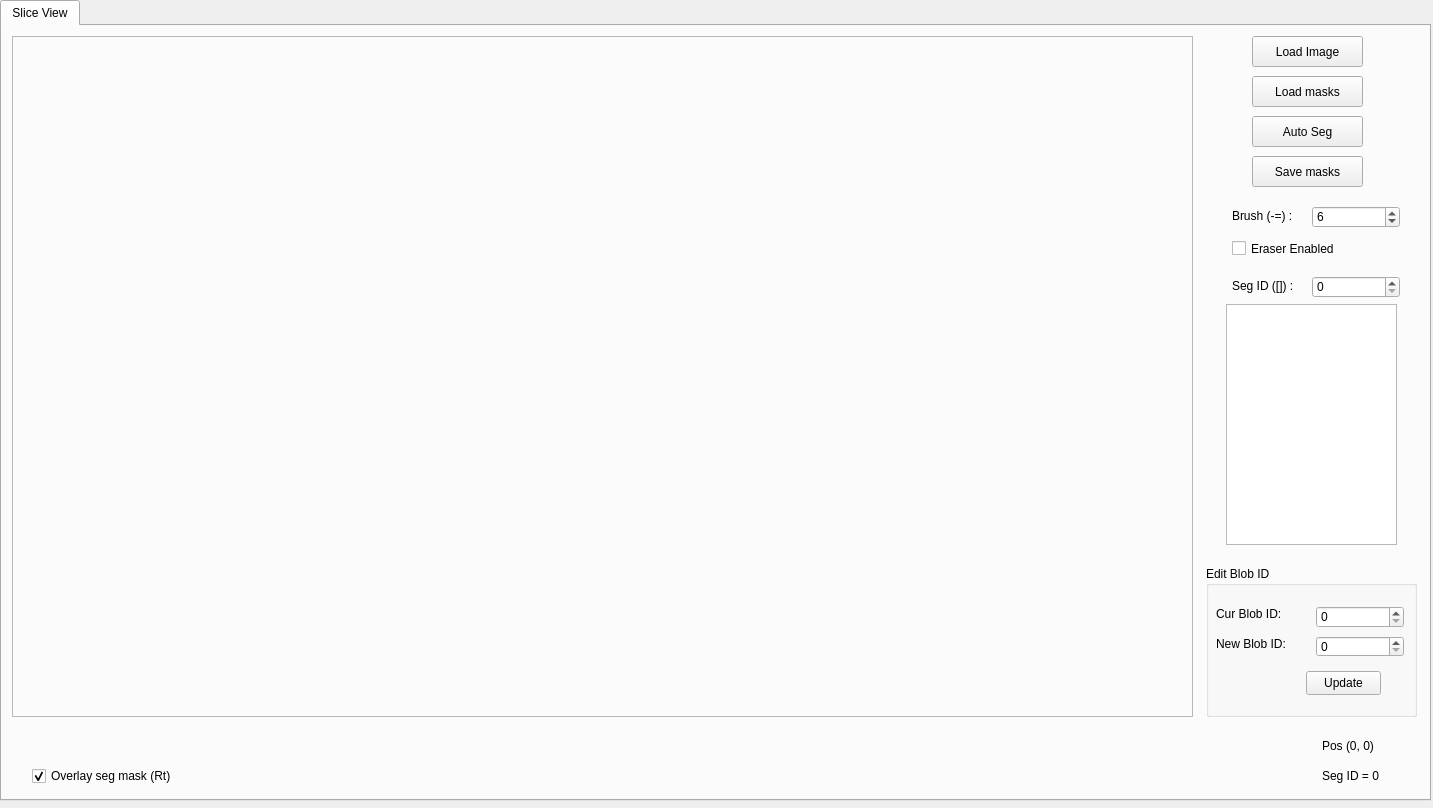
<?xml version="1.0" encoding="UTF-8"?>
<ui version="4.0">
 <class>Form</class>
 <widget class="QWidget" name="Form">
  <property name="geometry">
   <rect>
    <x>0</x>
    <y>0</y>
    <width>1433</width>
    <height>808</height>
   </rect>
  </property>
  <property name="windowTitle">
   <string>AI Segmentation Review</string>
  </property>
  <widget class="QTabWidget" name="tabWidget">
   <property name="geometry">
    <rect>
     <x>0</x>
     <y>0</y>
     <width>1431</width>
     <height>801</height>
    </rect>
   </property>
   <property name="currentIndex">
    <number>0</number>
   </property>
   <widget class="QWidget" name="tab">
    <attribute name="title">
     <string>Slice View</string>
    </attribute>
    <widget class="QFrame" name="frame">
     <property name="geometry">
      <rect>
       <x>10</x>
       <y>10</y>
       <width>1181</width>
       <height>681</height>
      </rect>
     </property>
     <property name="frameShape">
      <enum>QFrame::Shape::StyledPanel</enum>
     </property>
     <property name="frameShadow">
      <enum>QFrame::Shadow::Raised</enum>
     </property>
     <widget class="QWidget" name="verticalLayoutWidget">
      <property name="geometry">
       <rect>
        <x>10</x>
        <y>10</y>
        <width>1161</width>
        <height>651</height>
       </rect>
      </property>
      <layout class="QVBoxLayout" name="verticalLayout"/>
     </widget>
    </widget>
    <widget class="QPushButton" name="pushButton_loadImage">
     <property name="geometry">
      <rect>
       <x>1250</x>
       <y>10</y>
       <width>111</width>
       <height>31</height>
      </rect>
     </property>
     <property name="text">
      <string>Load Image</string>
     </property>
    </widget>
    <widget class="QSpinBox" name="spinBox_brushSize">
     <property name="geometry">
      <rect>
       <x>1310</x>
       <y>180</y>
       <width>88</width>
       <height>22</height>
      </rect>
     </property>
     <property name="minimum">
      <number>1</number>
     </property>
     <property name="maximum">
      <number>30</number>
     </property>
     <property name="value">
      <number>6</number>
     </property>
    </widget>
    <widget class="QLabel" name="label">
     <property name="geometry">
      <rect>
       <x>1230</x>
       <y>180</y>
       <width>71</width>
       <height>20</height>
      </rect>
     </property>
     <property name="text">
      <string>Brush (-=) :</string>
     </property>
    </widget>
    <widget class="QSpinBox" name="spinBox_segId">
     <property name="geometry">
      <rect>
       <x>1310</x>
       <y>250</y>
       <width>88</width>
       <height>22</height>
      </rect>
     </property>
     <property name="maximum">
      <number>255</number>
     </property>
     <property name="singleStep">
      <number>1</number>
     </property>
     <property name="value">
      <number>0</number>
     </property>
    </widget>
    <widget class="QLabel" name="label_2">
     <property name="geometry">
      <rect>
       <x>1230</x>
       <y>250</y>
       <width>81</width>
       <height>20</height>
      </rect>
     </property>
     <property name="text">
      <string>Seg ID ([]) :</string>
     </property>
    </widget>
    <widget class="QPushButton" name="pushButton_loadMasks">
     <property name="enabled">
      <bool>true</bool>
     </property>
     <property name="geometry">
      <rect>
       <x>1250</x>
       <y>50</y>
       <width>111</width>
       <height>31</height>
      </rect>
     </property>
     <property name="text">
      <string>Load masks</string>
     </property>
    </widget>
    <widget class="QPushButton" name="pushButton_saveMasks">
     <property name="geometry">
      <rect>
       <x>1250</x>
       <y>130</y>
       <width>111</width>
       <height>31</height>
      </rect>
     </property>
     <property name="text">
      <string>Save masks</string>
     </property>
    </widget>
    <widget class="QCheckBox" name="checkBox_overlaySegMask">
     <property name="geometry">
      <rect>
       <x>30</x>
       <y>740</y>
       <width>181</width>
       <height>20</height>
      </rect>
     </property>
     <property name="text">
      <string>Overlay seg mask (Rt)</string>
     </property>
     <property name="checked">
      <bool>true</bool>
     </property>
    </widget>
    <widget class="QListWidget" name="listWidget_segIdPaletteList">
     <property name="geometry">
      <rect>
       <x>1224</x>
       <y>278</y>
       <width>171</width>
       <height>241</height>
      </rect>
     </property>
    </widget>
    <widget class="QLabel" name="label_curPos">
     <property name="geometry">
      <rect>
       <x>1320</x>
       <y>710</y>
       <width>81</width>
       <height>20</height>
      </rect>
     </property>
     <property name="text">
      <string>Pos (0, 0)</string>
     </property>
    </widget>
    <widget class="QLabel" name="label_curSegID">
     <property name="geometry">
      <rect>
       <x>1320</x>
       <y>740</y>
       <width>81</width>
       <height>20</height>
      </rect>
     </property>
     <property name="text">
      <string>Seg ID = 0</string>
     </property>
    </widget>
    <widget class="QGroupBox" name="groupBox_2">
     <property name="geometry">
      <rect>
       <x>1204</x>
       <y>540</y>
       <width>211</width>
       <height>151</height>
      </rect>
     </property>
     <property name="title">
      <string>Edit Blob ID </string>
     </property>
     <widget class="QLabel" name="label_5">
      <property name="geometry">
       <rect>
        <x>10</x>
        <y>70</y>
        <width>91</width>
        <height>16</height>
       </rect>
      </property>
      <property name="text">
       <string>New Blob ID:</string>
      </property>
     </widget>
     <widget class="QSpinBox" name="spinBox_curBlobID">
      <property name="geometry">
       <rect>
        <x>110</x>
        <y>40</y>
        <width>88</width>
        <height>22</height>
       </rect>
      </property>
      <property name="maximum">
       <number>255</number>
      </property>
     </widget>
     <widget class="QPushButton" name="pushButton_updateBlobID">
      <property name="geometry">
       <rect>
        <x>100</x>
        <y>105</y>
        <width>75</width>
        <height>24</height>
       </rect>
      </property>
      <property name="text">
       <string>Update</string>
      </property>
     </widget>
     <widget class="QSpinBox" name="spinBox_newBlobID">
      <property name="geometry">
       <rect>
        <x>110</x>
        <y>70</y>
        <width>88</width>
        <height>21</height>
       </rect>
      </property>
      <property name="maximum">
       <number>255</number>
      </property>
     </widget>
     <widget class="QLabel" name="label_4">
      <property name="geometry">
       <rect>
        <x>10</x>
        <y>40</y>
        <width>91</width>
        <height>16</height>
       </rect>
      </property>
      <property name="text">
       <string>Cur Blob ID:</string>
      </property>
     </widget>
    </widget>
    <widget class="QPushButton" name="pushButton_autoSeg">
     <property name="geometry">
      <rect>
       <x>1250</x>
       <y>90</y>
       <width>111</width>
       <height>31</height>
      </rect>
     </property>
     <property name="text">
      <string>Auto Seg</string>
     </property>
    </widget>
    <widget class="QCheckBox" name="checkBox_eraserEnabled">
     <property name="geometry">
      <rect>
       <x>1230</x>
       <y>212</y>
       <width>161</width>
       <height>21</height>
      </rect>
     </property>
     <property name="text">
      <string>Eraser Enabled</string>
     </property>
    </widget>
   </widget>
  </widget>
 </widget>
 <resources/>
 <connections/>
</ui>
